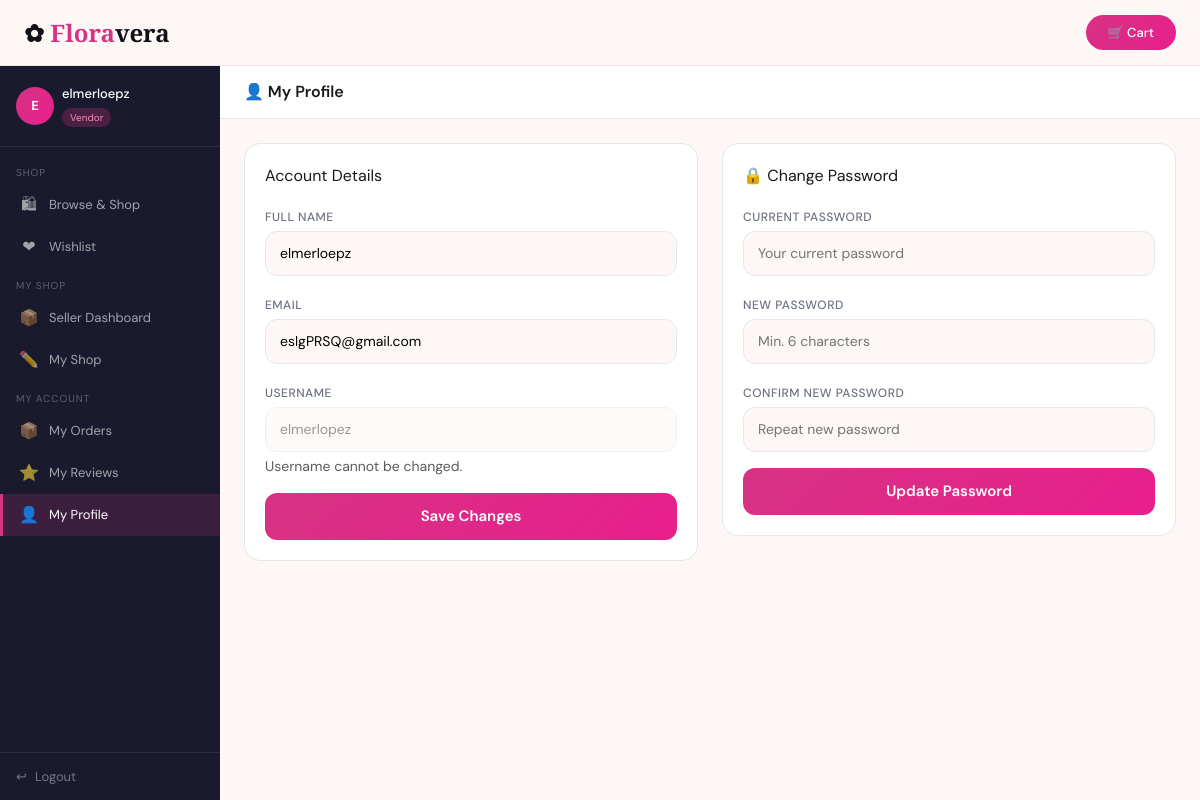
The app's page /customer/profile.php (signed in) with its own data.
### tables this page shows
CREATE TABLE `users` (
  `id` int(11) NOT NULL,
  `fullname` varchar(100) NOT NULL,
  `email` varchar(150) NOT NULL,
  `username` varchar(80) NOT NULL,
  `password` varchar(255) NOT NULL,
  `role` enum('admin','seller','customer') NOT NULL DEFAULT 'customer',
  `created_at` timestamp NOT NULL DEFAULT current_timestamp()
);

### customer/profile.php (the view, shortened to what this page needs)
<?php
include '../dbconnect.php';
$uid=(int)$_SESSION['user_id'];
$user=$conn->query("SELECT * FROM users WHERE id=$uid")->fetch_assoc();
?>
<!DOCTYPE html>
<html lang="en">
<head>
<link href="https://cdn.jsdelivr.net/npm/bootstrap@5.3.0/dist/css/bootstrap.min.css" rel="stylesheet">
<link href="../style.css" rel="stylesheet">
</head>
<body>
<nav class="fv-navbar navbar fixed-top px-4 d-flex align-items-center justify-content-between">
  <a class="fv-logo" href="../index.php">✿ <span>Flora</span>vera</a>
  <a href="cart.php" class="btn-fv-fill btn-sm" style="text-decoration:none">🛒 Cart</a>
</nav>
<div class="fv-dash-wrap">
  <?php include 'partials/sidebar.php'; ?>
  <div class="fv-main">
    <div class="fv-topbar"><div class="fv-topbar-title">👤 My Profile</div></div>
    <div class="fv-dash-content">
      <div class="row g-4">
        <div class="col-lg-6">
          <div class="fv-card mb-4">
            <div class="fw-600 mb-3">Account Details</div>
            <form method="POST">
              <div class="mb-3">
                <label class="fv-label">Full Name</label>
                <input type="text" name="fullname" class="fv-input" value="<?= htmlspecialchars($user['fullname']) ?>" required>
              </div>
              <div class="mb-3">
                <label class="fv-label">Email</label>
                <input type="email" name="email" class="fv-input" value="<?= htmlspecialchars($user['email']) ?>" required>
              </div>
              <div class="mb-3">
                <label class="fv-label">Username</label>
                <input type="text" class="fv-input" value="<?= htmlspecialchars($user['username']) ?>" disabled style="opacity:.6">
                <div class="text-muted small mt-1">Username cannot be changed.</div>
              </div>
              <button type="submit" name="update_profile" class="btn-fv-auth">Save Changes</button>
            </form>
          </div>
        </div>
        <div class="col-lg-6">
          <div class="fv-card">
            <div class="fw-600 mb-3">🔒 Change Password</div>
            <form method="POST">
              <div class="mb-3">
                <label class="fv-label">Current Password</label>
                <input type="password" name="current_password" class="fv-input" placeholder="Your current password" required>
              </div>
              <div class="mb-3">
                <label class="fv-label">New Password</label>
                <input type="password" name="new_password" class="fv-input" placeholder="Min. 6 characters" required>
              </div>
              <div class="mb-3">
                <label class="fv-label">Confirm New Password</label>
                <input type="password" name="confirm_password" class="fv-input" placeholder="Repeat new password" required>
              </div>
              <button type="submit" name="change_password" class="btn-fv-auth">Update Password</button>
            </form>
          </div>
        </div>
      </div>
    </div>
  </div>
</div>
</body></html>

### style.css (style rules this page uses)
:root { --fv-pink: #d63384; --fv-pink2: #e91e8c; --fv-pink-light: #fce4ef; --fv-pink-mid: #f48fb1; --fv-dark: #111018; --fv-dark2: #1a1a2e; --fv-cream: #fdf8f5; --fv-cream2: #f5ede8; --fv-muted: #6b7280; --fv-border: #e5e7eb; --sidebar-w: 220px; }
body { font-family: 'DM Sans', sans-serif; background: var(--fv-cream); color: #1a1a1a; }
.fv-navbar { background: rgba(253,248,245,0.95); backdrop-filter: blur(12px); border-bottom: 0.5px solid rgba(214,51,132,0.12); height: 66px; }
.fv-logo { font-family: 'Cormorant Garamond', serif; font-size: 24px; font-weight: 700; color: var(--fv-dark) !important; text-decoration: none; }
.fv-logo span { color: var(--fv-pink); }
.btn-fv-fill { background: linear-gradient(135deg, var(--fv-pink), var(--fv-pink2)); color: #fff !important; border: none; border-radius: 30px; font-weight: 500; padding: 8px 22px; font-size: 13px; transition: all .2s; }
.fv-input { width: 100%; padding: 11px 14px; border: 1px solid var(--fv-border); border-radius: 12px; font-size: 14px; font-family: 'DM Sans', sans-serif; outline: none; background: var(--fv-cream); transition: border-color .2s; }
.fv-label { font-size: 12px; font-weight: 500; color: var(--fv-muted); text-transform: uppercase; letter-spacing: .5px; margin-bottom: 5px; }
.btn-fv-auth { width: 100%; padding: 12px; background: linear-gradient(135deg, var(--fv-pink), var(--fv-pink2)); color: #fff; border: none; border-radius: 12px; font-size: 15px; font-weight: 600; cursor: pointer; font-family: 'DM Sans', sans-serif; transition: all .2s; }
.fv-dash-wrap { display: flex; min-height: 100vh; padding-top: 66px; }
.fv-main { margin-left: var(--sidebar-w); flex: 1; background: var(--fv-cream); min-height: calc(100vh - 66px); }
.fv-topbar { background: #fff; border-bottom: .5px solid var(--fv-border); padding: 14px 24px; display: flex; align-items: center; justify-content: space-between; position: sticky; top: 66px; z-index: 20; }
.fv-topbar-title { font-size: 16px; font-weight: 600; }
.fv-dash-content { padding: 24px; }
.fv-card { background: #fff; border: .5px solid var(--fv-border); border-radius: 16px; padding: 20px; }

### records on screen
users: fullname "elmerloepz", email "eslgPRSQ@gmail.com", username "elmerlopez"

### other values on screen
$_SESSION['fullname'] "elmerloepz"
